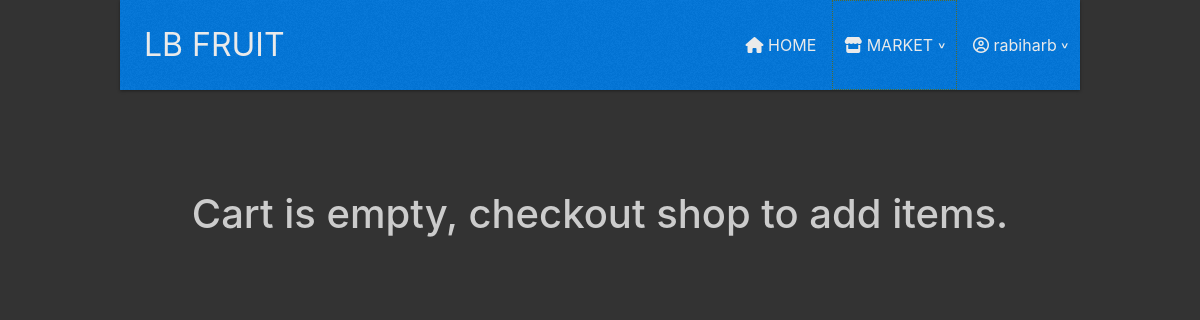
Before: /shop/cart (signed in) with the older database file.
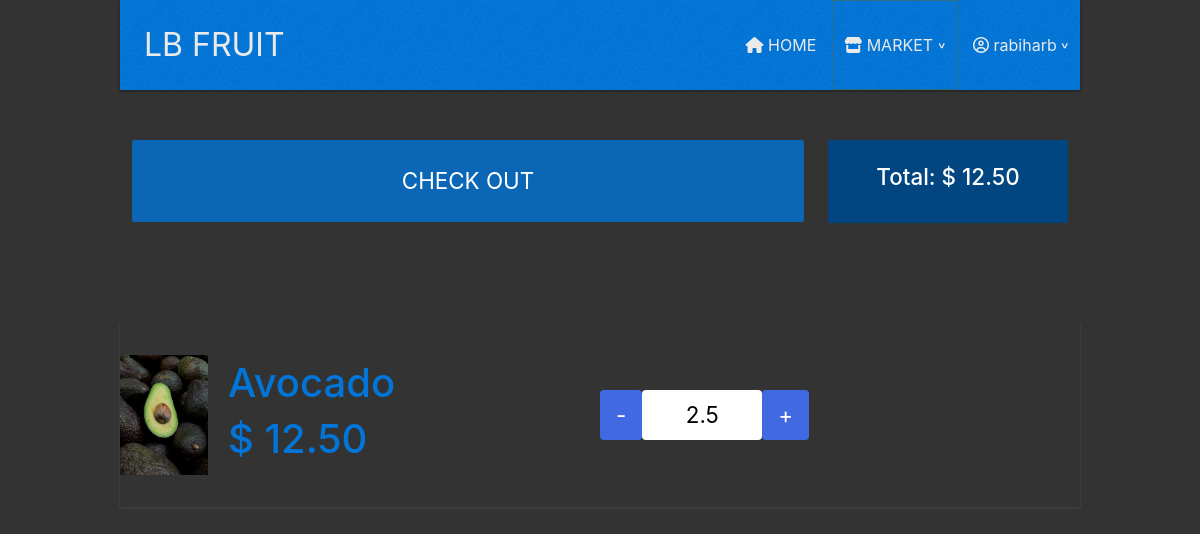
After: the same page with the newer database file.
### lebshop/db_models.py (models this page shows)
class User(UserMixin, db.Model):
    __tablename__ = "users"
    id = db.Column(db.Integer(), primary_key=True)
    user_name = db.Column(db.String(50), nullable=False, unique=True)
    email = db.Column(db.String(200), nullable=False, unique=True)
    password = db.Column(db.String(1000), nullable=False)

class Fruit(db.Model):
    __tablename__ = "fruits"
    id = db.Column(db.Integer(), primary_key=True)
    name = db.Column(db.String(50), unique=True, nullable=False)
    uom = db.Column(db.String(10), nullable=False)
    price = db.Column(db.Float(), nullable=False)
    currency = db.Column(db.String(32), nullable=False)
    in_stock = db.Column(db.Boolean(), nullable=False)
    desc = db.Column(db.String(100))
    image_path = db.Column(db.String(100), unique=True)
    categories = relationship(
        "Categories", secondary=fruit_category_association_table)
    carts = relationship("FruitCartAss", back_populates="fruit_obj")

class FruitCartAss(db.Model):
    __tablename__ = "fruit_shopping_cart_association_table_obj"
    fruit_id = db.Column(db.ForeignKey('fruits.id'), primary_key=True)
    cart_id = db.Column(db.ForeignKey('shopping_cart.id'), primary_key=True)
    fruit_amount = db.Column(db.Float())
    fruit_obj = relationship("Fruit", back_populates="carts")
    cart_obj = relationship("ShoppingCart", back_populates="items")

### lebshop/routes.py (the view)
@app.route("/shop/cart")
@login_required
def cart():
    cart = ShoppingCart.query.filter_by(owner_id=current_user.id).first()
    total = 0
    for item in cart.items:
        total += (item.fruit_amount * item.fruit_obj.price)
    return render_template("cart.html", cart=cart.items, total=total)

### lebshop/routes.py (called while the page is built)
@ login_manager.user_loader
def load_user(user_id):
    return User.query.get(user_id)

### lebshop/templates/cart.html (shortened to what this page needs)
<!DOCTYPE html>
<html lang="en">
  <head>
    {% include "head_data.html" %}
    <link
      rel="stylesheet"
      href="{{ url_for('static', filename='css/cart.css')}}"
    />
  </head>
  <body>
    {% include "nav_bar.html" %} {% include "modal_msgs.html" %} {% if cart %}
    <div class="form-info-cont">
      <div class="check-out-form-cont">
        <form
          action="{{ url_for('create_checkout_session')}}"
          method="post"
          enctype="multipart/form-data"
        >
          <input type="submit" id="checkOutBtn" value="CHECK OUT" />
        </form>
      </div>
      <div class="total-info-cont">
        <h1 class="total-header">
          Total: {{ cart[0].fruit_obj.currency }} {{ '%0.2f' | format(total) }}
        </h1>
      </div>
    </div>
    {% endif %}
    <div class="items-main-wrapper">
      {% if not cart %}
      <h1 class="empty-cart-header">
        Cart is empty, checkout shop to add items.
      </h1>
      {% else %} {% for item in cart: %}
      <div class="item-cont row-flex-cont">
        <div class="img-cont flex-item">
          <img
            src="{{ url_for('static', filename='img/marktet_imgs/' + item.fruit_obj.image_path)}}"
            alt="{{ item.fruit_obj.name }} image"
            class="item-img"
          />
        </div>
        <div class="info-cont flex-item">
          <h1 class="">{{ item.fruit_obj.name }}</h1>
          <h1 class="product-price-header">
            {{ item.fruit_obj.currency }} {{'%0.2f'| format(
            item.fruit_obj.price * item.fruit_amount )}}
          </h1>
        </div>
        <div class="controls-cont flex-item">
          <button
            type="button"
            class="decrease-btn qty-btn"
            onclick="decreaseAmount('{{ loop.index }}')"
          >
            -
          </button>
          <input
            type="number"
            name="amountBox"
            class="amount-box"
            value="{{ item.fruit_amount }}"
            min="1"
            max="9999"
            step="0.5"
            onchange="checkValue(this, '{{ loop.index }}')"
            onkeydown="enterUpdate(event, this, '{{ loop.index }}')"
          />
          <button
            type="button"
            class="increse-btn qty-btn"
            onclick="increaseAmount('{{ loop.index }}')"
          >
            +
          </button>
        </div>
      </div>
      {% endfor %} {% endif %}
    </div>
  </body>
</html>

### lebshop/templates/head_data.html (shortened to what this page needs)
<link
  rel="stylesheet"
  href="https://stackpath.bootstrapcdn.com/bootstrap/4.3.1/css/bootstrap.min.css"
/>
<link
  rel="stylesheet"
  href="{{ url_for('static', filename='css/nav_bar_style.css')}}"
/>
<link
  rel="stylesheet"
  href="{{ url_for('static', filename='css/footer.css')}}"
/>

### lebshop/templates/nav_bar.html (shortened to what this page needs)
<div class="my_nav-flex-cont">
  <div class="my_logo-cont nav-flex-item">
    <span
      ><a href="{{ url_for('home')}}" class="my_logo-link">LB FRUIT</a></span
    >
  </div>
  <div class="my_nav-cont nav-flex-item">
    <div class="absolute-cont">
      <nav>
        <span class="my_nav-item"
          ><a href="{{ url_for('home')}}" class="my_nav-link" tabindex="-1"
            ><i class="fas fa-home"></i> HOME</a
          ></span
        >
        <div class="my_nav-item shop-nav-item" onclick="expandShop()">
          <a
            type="button"
            class="my_nav-link my_shop-link"
            href="#"
            tabindex="-1"
          >
            <i class="fas fa-store"></i> MARKET
            <span class="almost-down-arow">^</span>
          </a>
        </div>
        {% if not current_user.is_authenticated %}
        <span class="my_nav-item"
          ><a href="{{ url_for('login')}}" class="my_nav-link" tabindex="-1"
            ><i class="fas fa-sign-in-alt"></i> LOGIN</a
          >
        </span>
        <span class="my_nav-item"
          ><a href="{{ url_for('signup') }}" class="my_nav-link" tabindex="-1"
            ><i class="fas fa-user-plus"></i> SIGNUP</a
          ></span
        >
        {% else %}
        <div class="my_nav-item my-user-menu" onclick="expandUser()">
          <a href="#" class="my_nav-link user-menu-link" tabindex="-1"
            ><i class="far fa-user-circle"></i> {{ current_user.user_name }}
            <span class="almost-down-arow">^</span></a
          >
        </div>
        {% endif %}
      </nav>
    </div>
  </div>
</div>

### lebshop/static/css/nav_bar_style.css (style rules this page uses)
.my_nav-flex-cont { display: flex; justify-content: space-between; align-items: center; background: url(../img/wtfff.png), teal; position: sticky; box-shadow: 0 -1px 0 rgba(0, 0, 0, 0.2), 0 1px 3px rgba(0, 0, 0, 0.4); top: 0; z-index: 99999; }
.my_nav-item { display: inline; position: relative; }
.my_nav-link, .my_logo-link, .shop-link-item-link { text-decoration: none; color: #eaeaea; }
.my_nav-link { padding: 2rem 0.7rem; cursor: pointer; }
.my_logo-cont { color: #eaeaea; font-size: 2rem; padding: 1rem 1.5rem; }
.my_shop-link { display: inline-block; position: relative; border: 1px dotted darkolivegreen; }
.almost-down-arow { color: #eaeaea; transition: 300ms; transition-timing-function: ease-out; transform: translateY(-10%) rotate(180deg); display: inline-block; }
.shop-nav-item { user-select: none; overflow: visible; }
.my-user-menu { position: relative; }
.user-menu-link { display: inline-block; position: relative; }

### lebshop/static/css/cart.css (style rules this page uses)
body { background-color: #333; width: 80%; margin: auto; }
.my_nav-flex-cont { background: url(../img/wtfff.png), #0275d8; z-index: 99999999999999; }
.form-info-cont { position: sticky; top: 81px; z-index: 100000; display: flex; margin-top: 50px; justify-content: space-around; }
.check-out-form-cont { flex-basis: 70%; }
.total-info-cont { flex-basis: 25%; padding: 1.5rem 0; box-sizing: border-box; color: #fff; background-color: #014581; border-radius: 2px; text-align: center; }
.total-info-cont > h1 { font-size: 1.4rem; }
#checkOutBtn { width: 100%; padding: 1.5rem 0; background: rgba(2, 117, 216, 0.8); outline: none; border: none; border-radius: 2px; cursor: pointer; font-size: 1.4rem; color: #fff; opacity: 1; z-index: 2; box-sizing: border-box; }
.items-main-wrapper { margin: 100px 0 0; }
.item-cont { display: flex; background: #333; margin: 0 0 30px; justify-content: flex-start; align-items: center; box-shadow: 0 1px 3px rgba(255, 255, 255, 0.1); padding: 2rem 0; }
.flex-item { margin-right: 20px; color: #0275d8; }
.img-cont { flex-basis: 10%; }
.info-cont { flex-basis: 40%; }
.controls-cont { justify-self: left; display: flex; flex-basis: 45%; }
.item-img { width: 100%; height: 120px; }
input[type="number"] { -moz-appearance: textfield; }
.qty-btn { background-color: royalblue; z-index: 0; outline: none; border: none; border-radius: 4px; padding: 0.5rem 1rem; cursor: pointer; font-size: 1.4rem; color: #fff; opacity: 1; }
.amount-box { padding: 0.5rem 1rem; font-size: 1.4rem; width: 120px; border: none; text-align: center; outline: none; border-radius: 4px; }

Changed rows visible on the page:
now on this page (row unchanged): Fruit: currency "$", price.fruit_amount "12.50"
added FruitCartAss: image_path (picture), fruit_obj.name "Avocado", fruit_obj.currency "$", amountBox "2.5"
Other visible differences:
form field value: (not shown) → "CHECK OUT"
{{ '%0.2f' | format(total) }}: (not shown) → "12.50"
text no longer shown: "Cart is empty, checkout shop to add items."
text now shown: "Total:"
